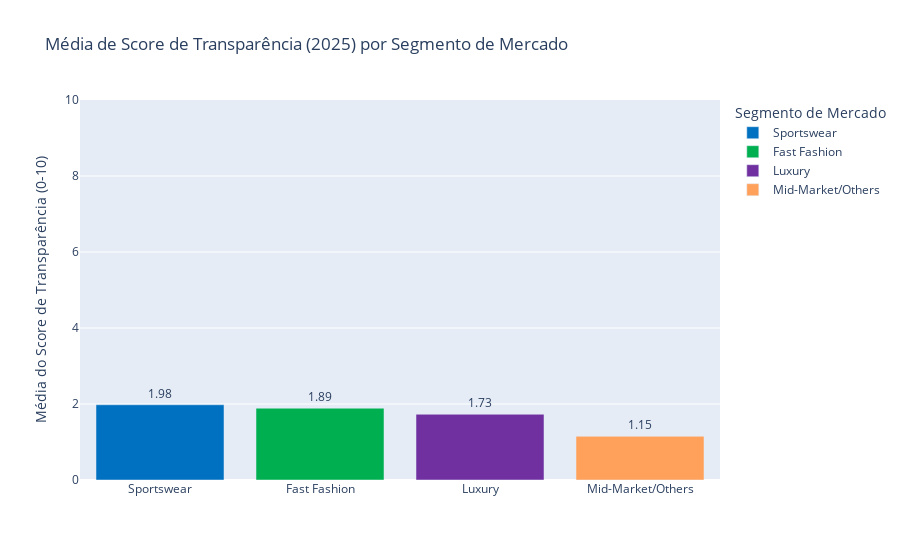

Notebook code for this chart:
### Code cell
import plotly.express as px

# Definir uma paleta de cores para os segmentos
# É bom manter cores consistentes: Fast Fashion em destaque e Mid-Market em tom neutro/baixo
color_map = {
    'Fast Fashion': '#00B050',  # Verde (destaque para a "surpresa" da transparência)
    'Sportswear': '#0070C0',    # Azul
    'Luxury': '#7030A0',        # Roxo/Designer
    'Mid-Market/Outros': '#A0A0A0' # Cinza (Baseline/Outros)
}

fig = px.bar(
    df_segment_scores, 
    x='Market_Segment',
    y='Transparency_Score',
    color='Market_Segment', 
    color_discrete_map=color_map,
    
    # Rótulos do gráfico
    title='Média de Score de Transparência (2025) por Segmento de Mercado',
    labels={'Transparency_Score': 'Média do Score de Transparência (0-10)', 'Market_Segment': 'Segmento de Mercado'},
    
    # Personalização da Barra de Hover (dica interativa)
    hover_data={'Transparency_Score': ':.2f'}, # Garante 2 casas decimais no hover
    
    # Garantir que o eixo Y comece em 0 e vá até 10 para uma comparação justa
    range_y=[0, 10] 
)

# Adicionar o valor exato no topo de cada barra
fig.update_traces(texttemplate='%{y:.2f}', textposition='outside')

# Melhorar o layout (remover legenda desnecessária, ajustar margens)
fig.update_layout(uniformtext_minsize=8, uniformtext_mode='hide', xaxis_title=None)

# Exibir o gráfico
fig.show()

### Figure 1 — Plotly figure (JSON) as saved in the notebook; plotly's stock layout.template omitted (floating-point values rounded to 4 significant figures)
{"data": [{"hovertemplate": "Segmento de Mercado=%{x}<br>Média do Score de Transparência (0-10)=%{y:.2f}<extra></extra>", "legendgroup": "Sportswear", "marker": {"color": "#0070C0", "pattern": {"shape": ""}}, "name": "Sportswear", "orientation": "v", "showlegend": true, "textposition": "outside", "texttemplate": "%{y:.2f}", "type": "bar", "x": ["Sportswear"], "xaxis": "x", "y": [1.98], "yaxis": "y"}, {"hovertemplate": "Segmento de Mercado=%{x}<br>Média do Score de Transparência (0-10)=%{y:.2f}<extra></extra>", "legendgroup": "Fast Fashion", "marker": {"color": "#00B050", "pattern": {"shape": ""}}, "name": "Fast Fashion", "orientation": "v", "showlegend": true, "textposition": "outside", "texttemplate": "%{y:.2f}", "type": "bar", "x": ["Fast Fashion"], "xaxis": "x", "y": [1.89], "yaxis": "y"}, {"hovertemplate": "Segmento de Mercado=%{x}<br>Média do Score de Transparência (0-10)=%{y:.2f}<extra></extra>", "legendgroup": "Luxury", "marker": {"color": "#7030A0", "pattern": {"shape": ""}}, "name": "Luxury", "orientation": "v", "showlegend": true, "textposition": "outside", "texttemplate": "%{y:.2f}", "type": "bar", "x": ["Luxury"], "xaxis": "x", "y": [1.73], "yaxis": "y"}, {"hovertemplate": "Segmento de Mercado=%{x}<br>Média do Score de Transparência (0-10)=%{y:.2f}<extra></extra>", "legendgroup": "Mid-Market/Others", "marker": {"color": "#FFA15A", "pattern": {"shape": ""}}, "name": "Mid-Market/Others", "orientation": "v", "showlegend": true, "textposition": "outside", "texttemplate": "%{y:.2f}", "type": "bar", "x": ["Mid-Market/Others"], "xaxis": "x", "y": [1.15], "yaxis": "y"}], "layout": {"barmode": "relative", "legend": {"title": {"text": "Segmento de Mercado"}, "tracegroupgap": 0}, "title": {"text": "Média de Score de Transparência (2025) por Segmento de Mercado"}, "uniformtext": {"minsize": 8, "mode": "hide"}, "xaxis": {"anchor": "y", "categoryarray": ["Sportswear", "Fast Fashion", "Luxury", "Mid-Market/Others"], "categoryorder": "array", "domain": [0, 1], "title": {}}, "yaxis": {"anchor": "x", "domain": [0, 1], "range": [0, 10], "title": {"text": "Média do Score de Transparência (0-10)"}}}}
